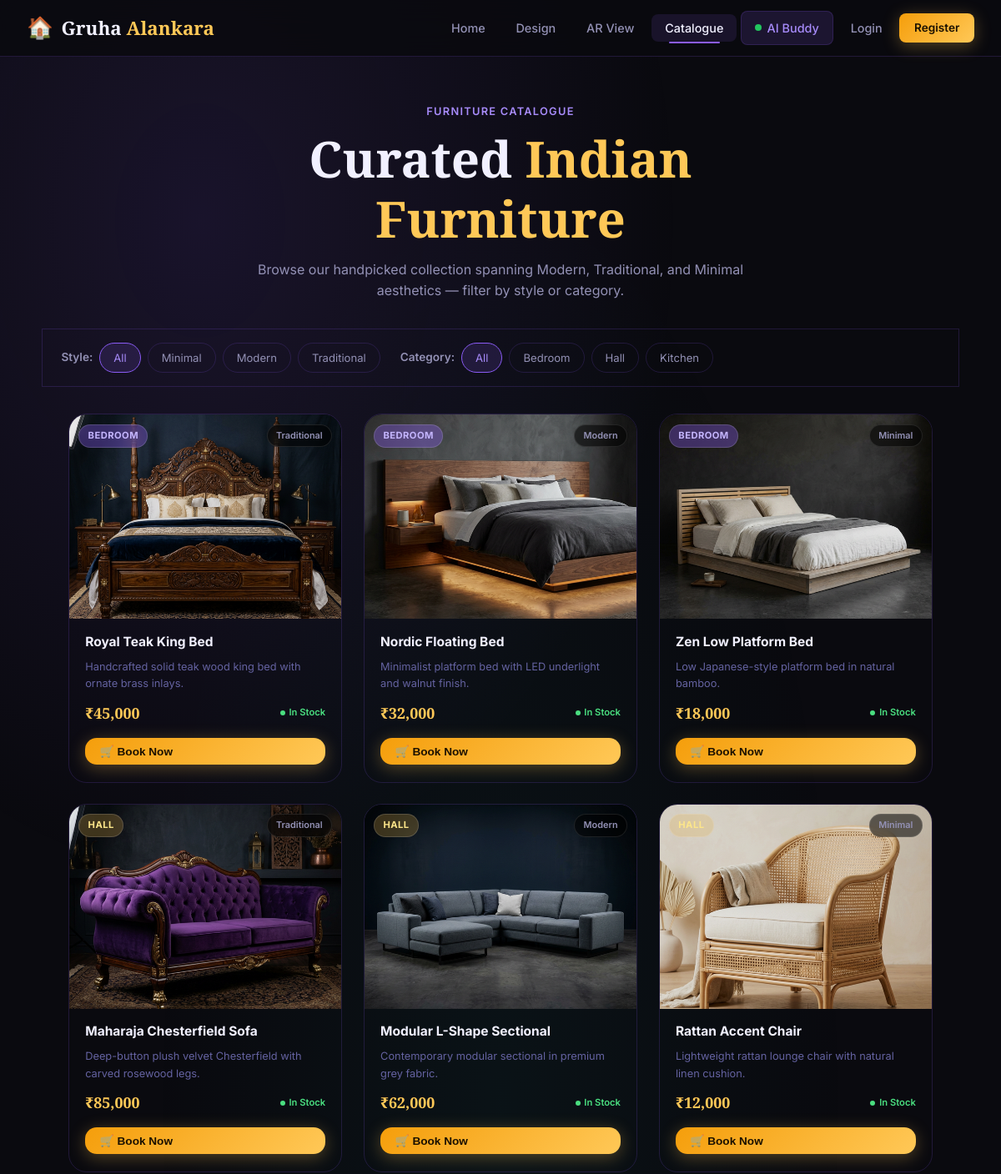
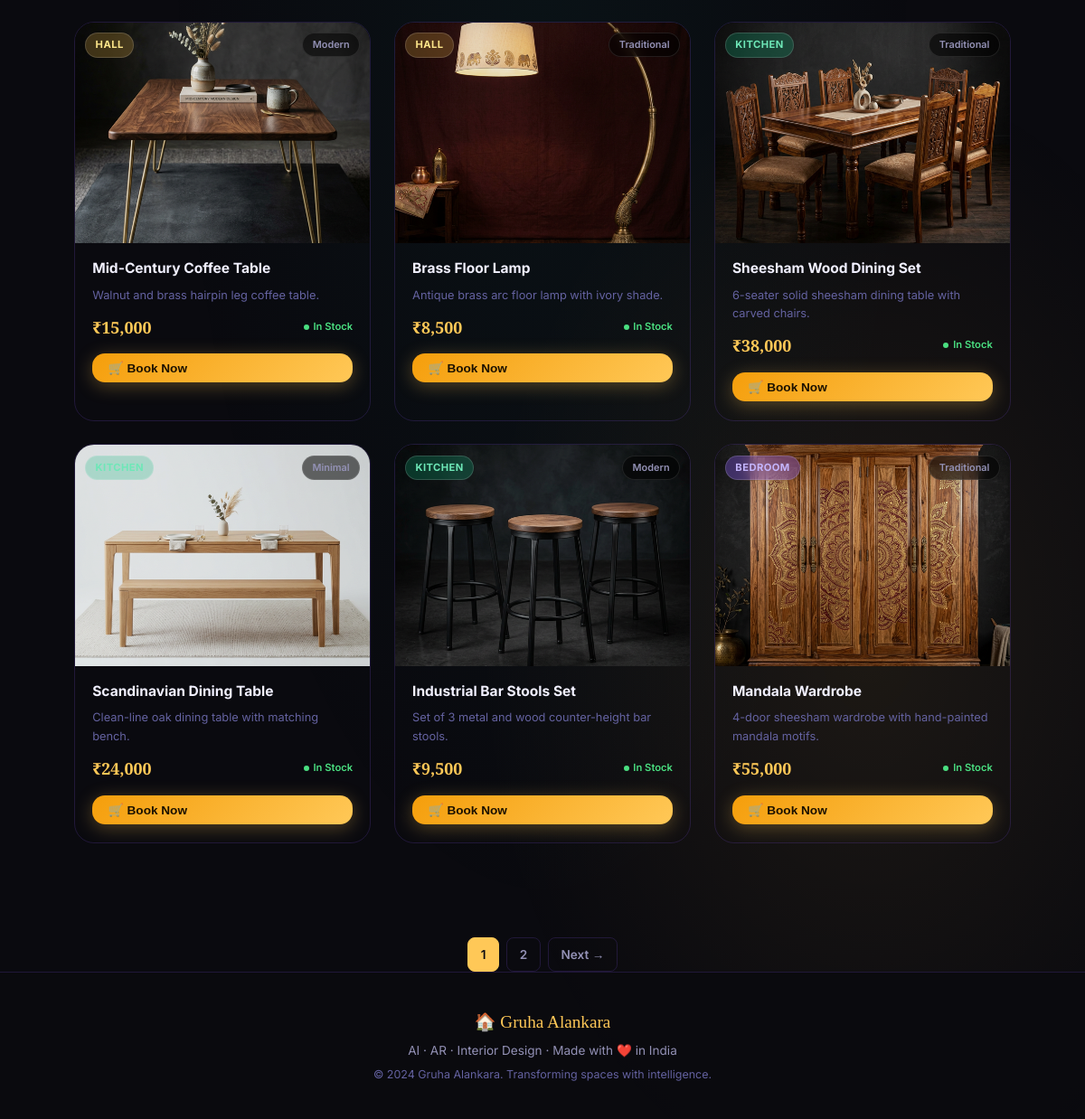
/catalog, run on the app's committed database (2 pictures, top to bottom).
### models.py (models this page shows)
class Furniture(db.Model):
    id          = db.Column(db.Integer, primary_key=True)
    name        = db.Column(db.String(100), index=True)
    category    = db.Column(db.String(100), index=True)
    style       = db.Column(db.String(100), index=True)
    price       = db.Column(db.Float)
    description = db.Column(db.Text)
    image_url   = db.Column(db.String(300))
    ar_model    = db.Column(db.String(300))
    in_stock    = db.Column(db.Boolean, default=True, index=True)
    __table_args__ = (
        db.Index('ix_furniture_style_category', 'style', 'category'),
    )

### app.py (the view)
@app.route("/catalog")
def catalog():
    style_filter    = request.args.get("style", "")
    category_filter = request.args.get("category", "")
    page            = request.args.get("page", 1, type=int)
    per_page        = 12
    query = Furniture.query
    if style_filter:
        query = query.filter_by(style=style_filter)
    if category_filter:
        query = query.filter_by(category=category_filter)
    pagination     = query.paginate(page=page, per_page=per_page, error_out=False)
    furniture_list = pagination.items
    styles         = db.session.query(Furniture.style).distinct().all()
    categories     = db.session.query(Furniture.category).distinct().all()
    return render_template("catalog.html",
                           furniture_list=furniture_list,
                           styles=[s[0] for s in styles],
                           categories=[c[0] for c in categories],
                           selected_style=style_filter,
                           selected_category=category_filter,
                           pagination=pagination)

### templates/catalog.html (shortened to what this page needs)
{% extends "base.html" %}
{% block content %}
<div class="page-hero">
    <div class="section-tag">Furniture Catalogue</div>
    <h1>Curated <span class="accent">Indian Furniture</span></h1>
    <p>Browse our handpicked collection spanning Modern, Traditional, and Minimal aesthetics — filter by style or category.</p>
</div>
<div class="catalog-filter-bar">
    <span class="filter-label">Style:</span>
    <a href="{{ url_for('catalog') }}" class="filter-btn {% if not selected_style %}active{% endif %}">All</a>
    {% for s in styles %}
    <a href="{{ url_for('catalog', style=s) }}" class="filter-btn {% if selected_style == s %}active{% endif %}">{{ s }}</a>
    {% endfor %}
    <span class="filter-label" style="margin-left:1rem">Category:</span>
    <a href="{{ url_for('catalog') }}" class="filter-btn {% if not selected_category %}active{% endif %}">All</a>
    {% for c in categories %}
    <a href="{{ url_for('catalog', category=c) }}"
        class="filter-btn {% if selected_category == c %}active{% endif %}">{{ c }}</a>
    {% endfor %}
</div>
{% if furniture_list %}
<div class="catalog-grid" id="catalogGrid">
    {% for item in furniture_list %}
    <div class="furniture-card" id="fc-{{ item.id }}">
        <div class="fc-img-wrap">
            {% if item.image_url %}
            <img
                src="{{ url_for('static', filename=item.image_url) }}"
                alt="{{ item.name }}"
                loading="lazy"
                onerror="this.parentElement.innerHTML='<div style=\'display:flex;align-items:center;justify-content:center;height:100%;font-size:3.5rem;opacity:.3;\'>🪑</div>'"
            >
            {% else %}
            <div style="display:flex;align-items:center;justify-content:center;height:100%;font-size:3.5rem;opacity:.3;">🪑</div>
            {% endif %}
            <span class="fc-category-badge badge-{{ item.category }}">{{ item.category }}</span>
            <span class="fc-style-tag">{{ item.style }}</span>
        </div>
        <div class="fc-info">
            <div class="fc-name">{{ item.name }}</div>
            <p class="fc-desc">{{ item.description }}</p>
            <div class="fc-meta">
                <span class="fc-price">₹{{ '{:,.0f}'.format(item.price) }}</span>
                <span class="fc-in-stock">In Stock</span>
            </div>
            <button class="btn btn-gold btn-sm" style="width:100%;margin-top:.4rem" id="bookBtn-{{ item.id }}"
                onclick="bookFurniture({{ item.id }}, '{{ item.name }}', this)">
                🛒 Book Now
            </button>
        </div>
    </div>
    {% endfor %}
</div>
{% if pagination and pagination.pages > 1 %}
<div class="pagination-bar">
    {% for page_num in pagination.iter_pages(left_edge=1, right_edge=1, left_current=2, right_current=2) %}
        {% if page_num %}
            {% if page_num == pagination.page %}
            <span class="current">{{ page_num }}</span>
            {% else %}
            <a href="{{ url_for('catalog', page=page_num, style=selected_style, category=selected_category) }}">{{ page_num }}</a>
            {% endif %}
        {% else %}
            <span>…</span>
        {% endif %}
    {% endfor %}
    {% if pagination.has_next %}
    <a href="{{ url_for('catalog', page=pagination.next_num, style=selected_style, category=selected_category) }}">Next →</a>
    {% endif %}
</div>
{% endif %}
{% else %}
<div class="empty-state">
    <div class="empty-icon">🔍</div>
    <div class="empty-title">No items found</div>
    <p>Try a different style or category filter.</p>
</div>
{% endif %}
{% endblock %}

### templates/base.html (shortened to what this page needs)
<!DOCTYPE html>
<html lang="en">
<head>
    <link rel="stylesheet" href="{{ url_for('static', filename='style.css') }}">
</head>
<body>
    <nav class="navbar">
        <a href="{{ url_for('home') }}" class="nav-logo">
            <span class="logo-icon">🏠</span>
            <span class="logo-text">Gruha <span class="accent">Alankara</span></span>
        </a>
        <ul class="nav-links">
            <li><a href="{{ url_for('home') }}"
                    class="nav-link {% if request.endpoint == 'home' %}active{% endif %}">Home</a></li>
            <li><a href="{{ url_for('design') }}"
                    class="nav-link {% if request.endpoint == 'design' %}active{% endif %}">Design</a></li>
            <li><a href="{{ url_for('ar') }}" class="nav-link {% if request.endpoint == 'ar' %}active{% endif %}">AR
                    View</a></li>
            <li><a href="{{ url_for('catalog') }}"
                    class="nav-link {% if request.endpoint == 'catalog' %}active{% endif %}">Catalogue</a></li>
            <li><a href="{{ url_for('buddy') }}"
                    class="nav-link nav-buddy {% if request.endpoint == 'buddy' %}active{% endif %}">
                    <span class="buddy-dot"></span> AI Buddy
                </a></li>
            {% if session.get('user_id') %}
            <li>
                <span class="nav-user-pill">
                    <span class="user-avatar">{{ session['username'][0]|upper }}</span>
                    {{ session['username'] }}
                </span>
            </li>
            <li>
                <a href="{{ url_for('logout') }}" class="nav-link nav-logout">⏻ Logout</a>
            </li>
            {% else %}
            <li><a href="{{ url_for('login') }}"
                    class="nav-link {% if request.endpoint == 'login' %}active{% endif %}">Login</a></li>
            <li><a href="{{ url_for('register') }}"
                    class="btn btn-gold btn-sm nav-register {% if request.endpoint == 'register' %}active{% endif %}">
                    Register
                </a></li>
            {% endif %}
        </ul>
    </nav>
    <main class="main-content">
        {% block content %}{% endblock %}
    </main>
    <footer class="footer">
        <div class="footer-inner">
            <p class="footer-brand">🏠 Gruha Alankara</p>
            <p class="footer-tag">AI · AR · Interior Design · Made with ❤️ in India</p>
            <p class="footer-copy">© 2024 Gruha Alankara. Transforming spaces with intelligence.</p>
        </div>
    </footer>
</body>
</html>

### templates/catalog.html (style rules this page uses)
.catalog-filter-bar { display: flex; flex-wrap: wrap; align-items: center; gap: .5rem; margin-bottom: 2rem; padding: 1rem 1.4rem; background: var(--card-bg); border: 1px solid var(--border); border-radius: var(--radius-md); }
.catalog-grid { display: grid; grid-template-columns: repeat(auto-fill, minmax(260px, 1fr)); gap: 1.6rem; }
.furniture-card { background: var(--card-bg); border: 1px solid var(--border); border-radius: var(--radius-lg); overflow: hidden; display: flex; flex-direction: column; transition: transform .28s ease, border-color .28s ease, box-shadow .28s ease; opacity: 0; position: relative; }
.fc-img-wrap { position: relative; width: 100%; aspect-ratio: 4/3; overflow: hidden; background: #0d0d14; }
.fc-img-wrap img { width: 100%; height: 100%; object-fit: cover; transition: transform .45s ease, filter .35s ease; filter: brightness(.92); }
.fc-category-badge { position: absolute; top: .7rem; left: .7rem; padding: .25rem .65rem; border-radius: 100px; font-size: .7rem; font-weight: 700; letter-spacing: .04em; text-transform: uppercase; backdrop-filter: blur(8px); border: 1px solid rgba(255,255,255,.15); }
.badge-Bedroom { background: rgba(139,92,246,.35); color: #c4b5fd; }
.badge-Hall { background: rgba(226,176,74,.25); color: #fde68a; }
.badge-Kitchen { background: rgba(16,185,129,.25); color: #6ee7b7; }
.fc-style-tag { position: absolute; top: .7rem; right: .7rem; padding: .25rem .65rem; border-radius: 100px; font-size: .68rem; font-weight: 600; background: rgba(0,0,0,.55); color: var(--text-muted); border: 1px solid rgba(255,255,255,.1); backdrop-filter: blur(6px); }
.fc-info { padding: 1.1rem 1.2rem 1.3rem; display: flex; flex-direction: column; gap: .55rem; flex: 1; }
.fc-name { font-size: .97rem; font-weight: 700; color: var(--text-primary); line-height: 1.35; }
.fc-desc { font-size: .8rem; color: var(--text-dim); line-height: 1.6; display: -webkit-box; -webkit-line-clamp: 2; -webkit-box-orient: vertical; overflow: hidden; }
.fc-meta { display: flex; align-items: center; justify-content: space-between; margin-top: .1rem; }
.fc-price { font-size: 1.12rem; font-weight: 800; color: var(--gold); font-family: 'Playfair Display', serif; }
.fc-in-stock { font-size: .7rem; color: #4ade80; font-weight: 600; display: flex; align-items: center; gap: .3rem; }
.fc-in-stock::before { content: ''; width: 6px; height: 6px; border-radius: 50%; background: #4ade80; display: inline-block; animation: pulse-dot 1.8s ease-in-out infinite; }
.pagination-bar { display: flex; justify-content: center; align-items: center; gap: .5rem; margin-top: 2.5rem; flex-wrap: wrap; }
.pagination-bar a, .pagination-bar span { padding: .45rem .85rem; border-radius: var(--radius-sm); font-size: .85rem; font-weight: 600; text-decoration: none; border: 1px solid var(--border); color: var(--text-muted); background: var(--card-bg); transition: all .2s; }
.pagination-bar .current { background: var(--gold); color: #0a0a0f; border-color: var(--gold); }

### data on the page
Furniture: image_url (picture), category "BEDROOM", style "Traditional", name "Royal Teak King Bed", description "Handcrafted solid teak wood king bed with ornate brass inlays.", price "45,000"
Furniture: image_url (picture), category "BEDROOM", style "Modern", name "Nordic Floating Bed", description "Minimalist platform bed with LED underlight and walnut finish.", price "32,000"
Furniture: image_url (picture), category "BEDROOM", style "Minimal", name "Zen Low Platform Bed", description "Low Japanese-style platform bed in natural bamboo.", price "18,000"
Furniture: image_url (picture), category "HALL", style "Traditional", name "Maharaja Chesterfield Sofa", description "Deep-button plush velvet Chesterfield with carved rosewood legs.", price "85,000"
Furniture: image_url (picture), category "HALL", style "Modern", name "Modular L-Shape Sectional", description "Contemporary modular sectional in premium grey fabric.", price "62,000"
Furniture: image_url (picture), category "HALL", style "Minimal", name "Rattan Accent Chair", description "Lightweight rattan lounge chair with natural linen cushion.", price "12,000"
Furniture: image_url (picture), category "HALL", style "Modern", name "Mid-Century Coffee Table", description "Walnut and brass hairpin leg coffee table.", price "15,000"
Furniture: image_url (picture), category "HALL", style "Traditional", name "Brass Floor Lamp", description "Antique brass arc floor lamp with ivory shade.", price "8,500"
Furniture: image_url (picture), category "KITCHEN", style "Traditional", name "Sheesham Wood Dining Set", description "6-seater solid sheesham dining table with carved chairs.", price "38,000"
Furniture: image_url (picture), style "Minimal", name "Scandinavian Dining Table", description "Clean-line oak dining table with matching bench.", price "24,000"
Furniture: image_url (picture), category "KITCHEN", style "Modern", name "Industrial Bar Stools Set", description "Set of 3 metal and wood counter-height bar stools.", price "9,500"
Furniture: image_url (picture), category "BEDROOM", style "Traditional", name "Mandala Wardrobe", description "4-door sheesham wardrobe with hand-painted mandala motifs.", price "55,000"

### other printed values
{{ s }} "Minimal" "Modern" "Traditional"
{{ c }} "Bedroom" "Hall" "Kitchen"
{{ page_num }} "1"
{{ page_num }} "2"
